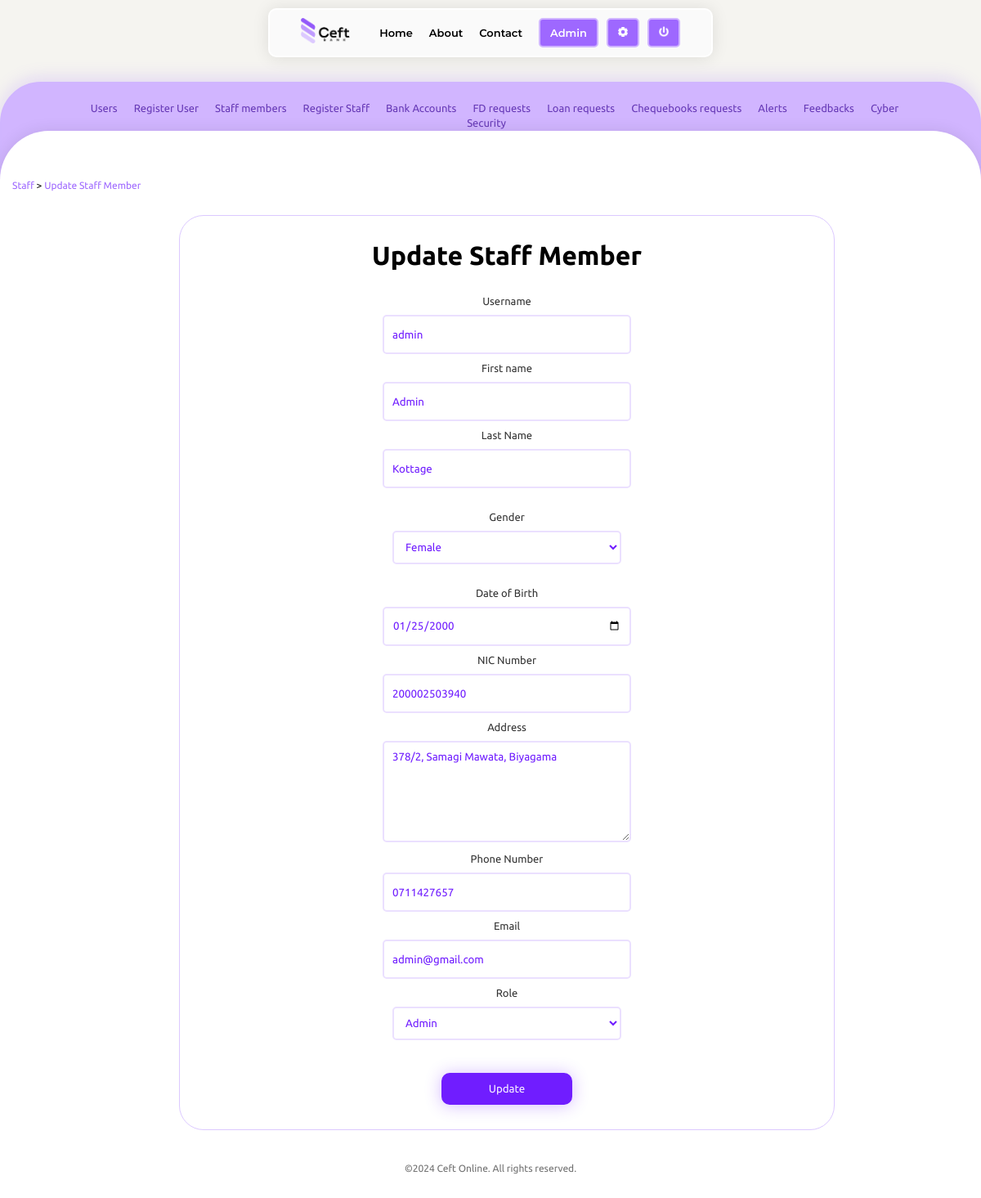
The page /admin/update_staff.php?uid=34 (signed in) on the database its author committed.
### tables this page shows
CREATE TABLE `user` (
  `uid` int(11) NOT NULL,
  `username` varchar(50) NOT NULL,
  `password` varchar(200) NOT NULL,
  `fname` varchar(50) NOT NULL,
  `lname` varchar(50) NOT NULL,
  `nic` varchar(12) NOT NULL,
  `gender` varchar(6) NOT NULL,
  `dob` date NOT NULL,
  `address` varchar(100) NOT NULL,
  `phone` varchar(10) NOT NULL,
  `email` varchar(50) NOT NULL,
  `role` varchar(10) NOT NULL,
  `join_date` datetime NOT NULL DEFAULT CURRENT_TIMESTAMP
);

### admin/update_staff.php (the view, shortened to what this page needs)
<?php
$uid = filter_var($_GET['uid'], FILTER_SANITIZE_NUMBER_INT);
include_once('../backend/connection.php');
$query = "SELECT uid, username, fname, lname, nic, gender, dob, address, phone, email, role FROM user WHERE uid = '$uid' AND (role = 'cashier' OR role = 'manager' OR role = 'security' OR role = 'admin') LIMIT 1";
$result = mysqli_query($conn, $query);
$row = mysqli_fetch_assoc($result);
?>
<!DOCTYPE html>
<html lang="en">
<head>
    <link rel="stylesheet" href="../css/style.css">
</head>
<body class="dashboard-body">
<?php include './layouts/navbar.php' ?>
<?php include './layouts/admin_secondary_nav.php' ?>
<div class="dashboard-board">
    <div class="container breadcrumb">
        <a href="./staff.php">Staff</a>
        <span>></span>
        <a href="./update_staff.php?uid=<?php echo $uid; ?>">Update Staff Member</a>
    </div>
    <div class="dash-container container-mid">
        <div class="contact-form" id="dash1">
            <div class="login-main-side container-mid login-grid-1" style="padding: 20px 30px;">
                <h1 style="margin: 10px 0;">Update Staff Member</h1>
            </div>
            <form action="../backend/admin/staff/update.php" method="post">
                <label class="form-label" for="gender">Username</label>
                <input value="<?php echo $row['username'] ?>" class="login-input" type="text" id="username" name="username" placeholder="Username"
                       required><br>
                <label class="form-label" for="gender">First name</label>
                <input value="<?php echo $row['fname'] ?>" class="login-input" type="text" id="fname" name="fname" placeholder="First Name" required><br>
                <label class="form-label" for="gender">Last Name</label>
                <input value="<?php echo $row['lname'] ?>" class="login-input" type="text" id="lname" name="lname" placeholder="Last Name" required>
                <br><br>
                <label class="form-label" for="gender">Gender</label>
                <select class="login-input" name="gender" id="gender" style="height: inherit;">
                    <option <?php if ($row['gender'] == 'Female') {echo 'selected';} ?> value="Female">Female</option>
                </select>
                <br><br>
                <div id="dob" name="dob">
                    <label class="form-label" for="dob">Date of Birth</label>
                    <input value="<?php echo $row['dob'] ?>" class="login-input" type="date" id="dob" name="dob" required>
                </div>
                <label class="form-label" for="gender">NIC Number</label>
                <input value="<?php echo $row['nic'] ?>" class="login-input" placeholder="NIC Number" type="text" id="nic" name="nic"
                       pattern="[0-9]{9}[Vv]||[0-9]{12}" required><br>
                <label class="form-label" for="gender">Address</label>
                <textarea class="login-input" placeholder="Address" id="address" name="address" row="5" cols="60"
                          required><?php echo $row['address'] ?></textarea><br>
                <label class="form-label" for="gender">Phone Number</label>
                <input value="<?php echo $row['phone'] ?>" class="login-input" type="tel" id="phone" name="phone" placeholder="Telephone Number"
                       pattern="[0-9]{10}" required><br>
                <label class="form-label" for="gender">Email</label>
                <input value="<?php echo $row['email'] ?>" class="login-input" type="email" id="email" name="email" placeholder="Email" required><br>
                <label class="form-label" for="role">Role</label>
                <select class="login-input" name="role" id="role" style="height: inherit;">
                    <option <?php if ($row['role'] == 'admin') {echo 'selected';} ?> value="admin">Admin</option>
                </select>
                <br>
                <button class="dark-bg-button" style="margin-top: 30px; margin-bottom: 30px; width: 160px;"
                        type="submit">
                    Update
                </button>
            </form>
        </div>
    </div>
    <p class="legal-footer" style="background-color: transparent; color: #707070; padding: 20px 0 30px;">
        ©<span id="year"></span> Ceft Online. All rights reserved.
    </p>
</div>
</body>
</html>

### css/style.css (style rules this page uses)
* { font-family: 'Ubuntu', sans-serif; font-weight: 400; }
body { margin: 0; overflow-x: hidden; }
input::placeholder, textarea::placeholder { color: #a06aff; }
a { text-decoration: none!important; }
.dark-bg-button { background-color: #701dff; color: #f8f3ff; border: 2px solid #701dff; box-shadow: 0 1px 20px rgba(112, 29, 255, 0.3); border-radius: 10px; padding: 10px 20px; transition-duration: .3s; }
h1 { font-weight: 700; }
.container { width: 100%; max-width: 1200px; margin: 0 auto; padding: 0 15px; }
.container-mid { display: flex; flex-direction: column; justify-content: center; align-items: center; text-align: center; }
.legal-footer { background-color: #bf9bfe; margin: 0; color: #fff; font-size: 12px; padding: 0 0 20px; width: 100%; text-align: center; }
.contact-form textarea { height: 100px; }
.login-main-side { padding: 30px 0; }
.login-input { color: #701dff; height: 24px; background-color: #fff; width: 280px; max-width: 90%; border: 2px solid #ebe0ff; border-radius: 5px; padding: 10px; margin-bottom: 10px; outline: none; transition-duration: .3s; }
.dashboard-body { background-color: #f5f4f0; }
.dashboard-board { position: absolute; width: 100%; margin-top: 160px; padding: 60px 0 0; background-color: rgb(255, 255, 255); border-top-left-radius: 60px; border-top-right-radius: 60px; box-shadow: 0 1px 20px rgba(0, 0, 0, 0.1); }
.dash-container { width: 100%; margin: 20px; display: flex; flex-direction: column; justify-content: center; }
#dash1 { background-color: #fff; border: 1px solid #dcc9ff; border-radius: 30px; width: 800px; }
.form-label { display: block; font-size: 13px; padding-bottom: 10px; color: #343434; }
.breadcrumb { font-size: 12px; margin-bottom: 30px; }
.breadcrumb a { color: #9e68ff; }

### rows shown on the page
user: username "admin", fname "Admin", lname "Kottage", gender "Female", dob "01/25/2000", nic "200002503940", address "378/2, Samagi Mawata, Biyagama", phone "0711427657", email "admin@gmail.com", role "Admin"

### other values the page prints
$_SESSION['fname'] "Admin"
